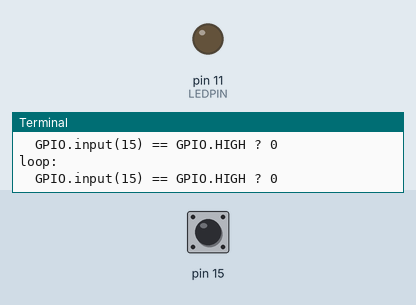
The program below on a simulated Raspberry Pi (header pin numbers). Parts: output pins drawn as LEDs (lit = HIGH), the last lines printed to the terminal. The inputs (shaded band) are chosen by the test bench; at power-on: pin 15 LOW.

Above: at 1.2 s.
1.3 s: pin 15 pulled HIGH for 0.15 s
At 1.41 s:
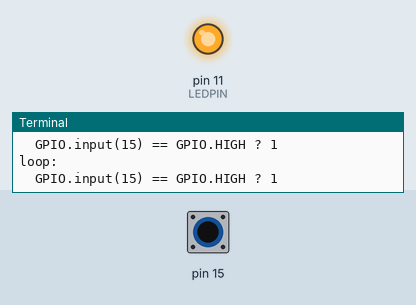
3.0 s: pin 15 pulled HIGH for 3.2 s
At 6.8 s:
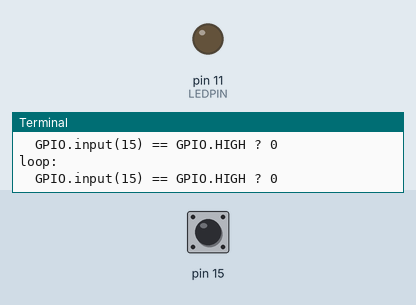
Timing chart, 0 to 8.3 s (numbered marks = the images above; inputs shaded):
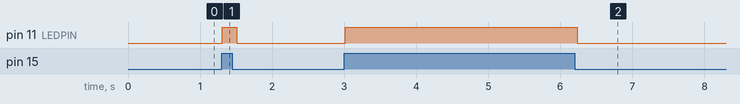

Measured:
- after the input at 1.3 s, pin 11 (LEDPIN): LOW → HIGH at once, → LOW 0.20 s later
- after the input at 3.0 s, pin 11 (LEDPIN): LOW → HIGH at once, → LOW 3.2 s later

The program:

push_button_led.py
```python
#!/usr/bin/env python3
# Push Button and Light LED

#-- IMPORTS -------------------------------------

import time
from gpio_class import *

#-- CONST ---------------------------------------

BUTTON = 15 # GPIO22 + 3V3
LEDPIN = 11 # GPIO17 + GND

#-- LOOP ----------------------------------------

def myloop(self):
	if self.is_on(BUTTON):
		GPIO.output(LEDPIN,GPIO.HIGH)
	else:
		GPIO.output(LEDPIN,GPIO.LOW)

#-- RUN -----------------------------------------

gpio = myGPIO(myloop, IN=[BUTTON], OUT=[LEDPIN], loop_delay=.1, verbose=1)

#-- EOD -----------------------------------------
```

gpio_class.py
```python
#!/usr/bin/env python3
# Framework GPIO

#-- IMPORTS -------------------------------------

from __future__ import print_function
import builtins as __builtin__
import RPi.GPIO as GPIO
import time
import types

#-- FRAMEWORK -----------------------------------

class myGPIO:

    def print(self, *args, **kwargs):
        if self.is_verbose:
            return __builtin__.print(*args, **kwargs)

    # IN = read / OUT = write
    def __init__(self, func_loop, MODE=GPIO.BOARD, IN=[], OUT=[], loop_delay=1, verbose=0):

        #-- Run CONF --
        self.set_verbose(verbose) # must be first
        self.set_loop_delay(loop_delay)

        #-- Run SETUP --
        self.print("Setup:")
        self.set_mode(MODE)
        self.set_in(IN)
        self.set_out(OUT)

        #-- Run LOOP --
        self.print("Run -------------------- ")
        self.loop(func_loop)

    def __del__(self):
        self.print("Exit:")
        self.print("\tGPIO.cleanup()")
        GPIO.cleanup()

    #-- CONF ----------------

    def set_verbose(self, verbose):
        self.is_verbose = verbose
        self.print("verbose", verbose)

    def set_loop_delay(self, loop_delay):
        self.loop_delay=loop_delay
        self.print("\tset loop delay to", loop_delay)

    #-- SETUP --------------

    def set_mode(self, mode):
        self.print("\tGPIO.setmode("+str(mode)+")")
        GPIO.setmode(mode)

    def set_in(self, pins):
        for pin in pins:
            self.print("\tGPIO.setup("+str(pin)+", GPIO.IN, GPIO.PUD_DOWN)")
            GPIO.setup(pin, GPIO.IN, GPIO.PUD_DOWN)

    def set_out(self, pins):
        for pin in pins:
            self.print("\tGPIO.setup("+str(pin)+", GPIO.OUT)")
            GPIO.setup(pin, GPIO.OUT)

    #-- CHECK --------------

    def is_on(self,pin):
        self.print("\tGPIO.input("+str(pin)+") == GPIO.HIGH ?", GPIO.input(pin))
        return GPIO.input(pin) == GPIO.HIGH

    def is_off(self,pin):
        self.print("\treturn GPIO.input("+str(pin)+") == GPIO.LOW")
        return GPIO.input(pin) == GPIO.LOW

    def set_on(self,pin):
        self.print("\tGPIO.output("+str(pin)+",GPIO.HIGH)")
        GPIO.output(pin,GPIO.HIGH)

    def set_off(self,pin):
        self.print("\tGPIO.output("+str(pin)+",GPIO.LOW)")
        GPIO.output(pin,GPIO.LOW)

    #-- LOOP --------------

    #def _loop(self): # will be override by your own
        #print("empty loop")

    def loop(self, func_loop):
        try:
            # override with your own loop
            #if func_loop is not None:
                #self._loop = types.MethodType(func_loop, self)

            while True:
                time.sleep(self.loop_delay)
                self.print("loop:")
                func_loop(self)
        except KeyboardInterrupt as error:
            pass
        # finally:
            #print("GPIO.cleanup()")
```
